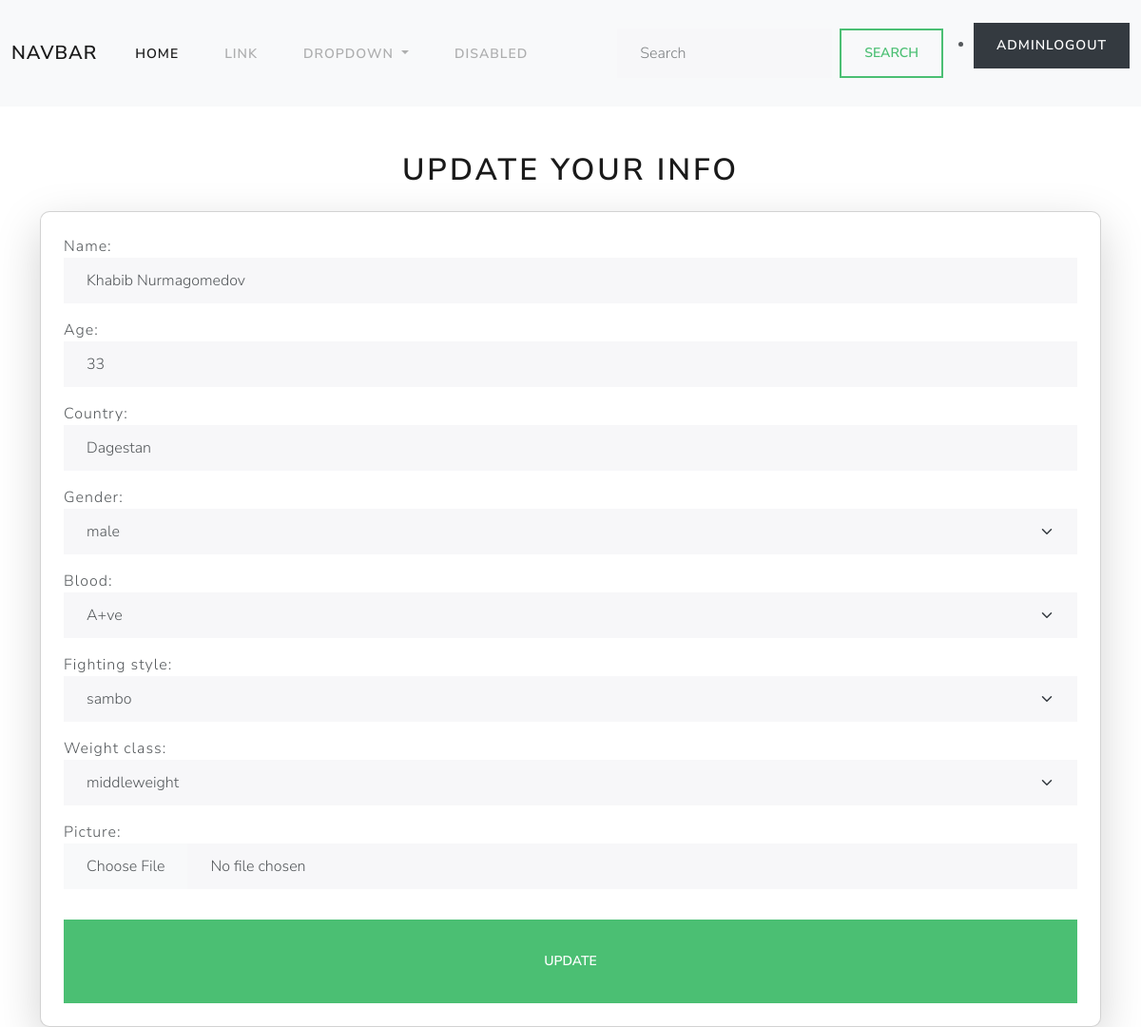
The app's page /fighter/39/update/ (signed in) with its own data.
### details/models.py (models this page shows, shortened)
class Fighters(models.Model):
    name = models.CharField(max_length=30)
    age = models.CharField(max_length=30)
    country = models.CharField(max_length=30)
    gender_type = (
        ("male","male"),
        ("female","female")
    )
    gender = models.CharField(max_length=30,choices=gender_type)
    blood_type = (
        ("A+ve", "A+ve"),
        ("A-ve", "A-ve"),
        ("B+ve", "B+ve"),
        ("B-ve", "B-ve"),
        ("O+ve", "O+ve"),
        ("O-ve", "O-ve"),
        ("AB+ve", "AB+ve"),
        ("AB-ve", "AB-ve"),
    )
    blood = models.CharField(max_length=30, choices=blood_type)
    fighting_options = (
        ("sambo", "sambo"),
        ("brazilian jiu jitsu", "brazilian jiu jitsu"),
        ("muay thai", "muay thai"),
        ("taekwondo", "taekwondo"),
        ("boxing", "boxing"),
        ("mma", "mma"),
    )
    fighting_style = models.CharField(max_length=30, choices=fighting_options)
    weight_options = (
        ("featherweight", "featherweight"),
        ("bantamweight", "bantamweight"),
        ("lightweight", "lightweight"),
        ("heavyweight", "heavyweight"),
        ("flyweight", "flyweight"),
        ('middleweight','middleweight')
    )
    weight_class = models.CharField(max_length=30, choices=weight_options)
    picture = models.ImageField(upload_to="fighters_images",null=True,blank=True)

### details/views.py (the view, shortened to what this page needs)
# urls.py: path('fighter/<int:id>/update/', views.FightersUpdateView.as_view(), name='fighter-update'),
class FightersUpdateView(View):
    template_name = "fighters_edit.html"
    form_class = FightersForm
    def get(self, request, *args, **kwargs):
        fighter_id = kwargs.get("id")
        fighter = get_object_or_404(Fighters, id=fighter_id)
        form_instance = self.form_class(instance=fighter)
        return render(request, self.template_name, {'form': form_instance})

### details/forms.py
class FightersForm(forms.ModelForm):
    class Meta:
        model = Fighters
        fields = "__all__"
        widgets = {
            "name": forms.TextInput(attrs={"class": "form-control"}),
            "age": forms.NumberInput(attrs={"class": "form-control"}),
            "country": forms.TextInput(attrs={"class": "form-control"}),
            "gender": forms.Select(attrs={"class": "form-control form-select"}),
            "blood": forms.Select(attrs={"class": "form-control form-select"}),
            "fighting_style": forms.Select(attrs={"class": "form-control form-select"}),
            "weight_class": forms.Select(attrs={"class": "form-control form-select"}),
            "picture": forms.FileInput(attrs={"class": "form-control"}),
        }

### details/templates/fighters_edit.html (shortened to what this page needs)
{% extends 'base.html' %}
{% block main_block %}
<div class="container mt-5">
    <h1 class="text-center text-primary mb-4">Update Your Info</h1>
    <div class="card p-4 shadow-lg" style="border-radius: 10px;">
        <form method="POST" action="">
            {{ form.as_p }}
            <button type="submit" class="btn btn-success btn-lg w-100 mt-3">
                Update
            </button>
        </form>
    </div>
</div>
{% endblock %}

### details/templates/base.html (shortened to what this page needs)
<!DOCTYPE html>
<html lang="en">
{%load static%}
<head>
    <link rel="stylesheet" href="{%static 'css/style.css'%}">
<body>
        <nav class="navbar navbar-expand-lg bg-body-tertiary">
            <div class="container-fluid">
              <a class="navbar-brand" href="#">Navbar</a>
              <div class="collapse navbar-collapse" id="navbarSupportedContent">
                <ul class="navbar-nav me-auto mb-2 mb-lg-0">
                  <li class="nav-item">
                    <a class="nav-link active" aria-current="page" href="#">Home</a>
                  </li>
                  <li class="nav-item">
                    <a class="nav-link" href="#">Link</a>
                  </li>
                  <li class="nav-item dropdown">
                    <a class="nav-link dropdown-toggle" href="#" role="button" data-bs-toggle="dropdown" aria-expanded="false">
                      Dropdown
                    </a>
                  </li>
                  <li class="nav-item">
                    <a class="nav-link disabled" aria-disabled="true">Disabled</a>
                  </li>
                </ul>
                <form class="d-flex" role="search">
                  <input class="form-control me-2" type="search" placeholder="Search" aria-label="Search">
                  <button class="btn btn-outline-success" type="submit">Search</button>
                </form>
                <ul>
                  <li>
                    <a href="{%url 'signout'%} "class="btn btn-dark">{{request.user}}logout</a>
                  </li>
                </ul>
              </div>
            </div>
          </nav>
            {%block main_block%}
            {%endblock%}
</body>
</html>

### records on screen
Fighters: name "Khabib Nurmagomedov", age "33", country "Dagestan", gender "male", blood "A+ve", fighting_style "sambo", weight_class "middleweight"

### other values on screen
{{ request.user }} "ADMIN"
